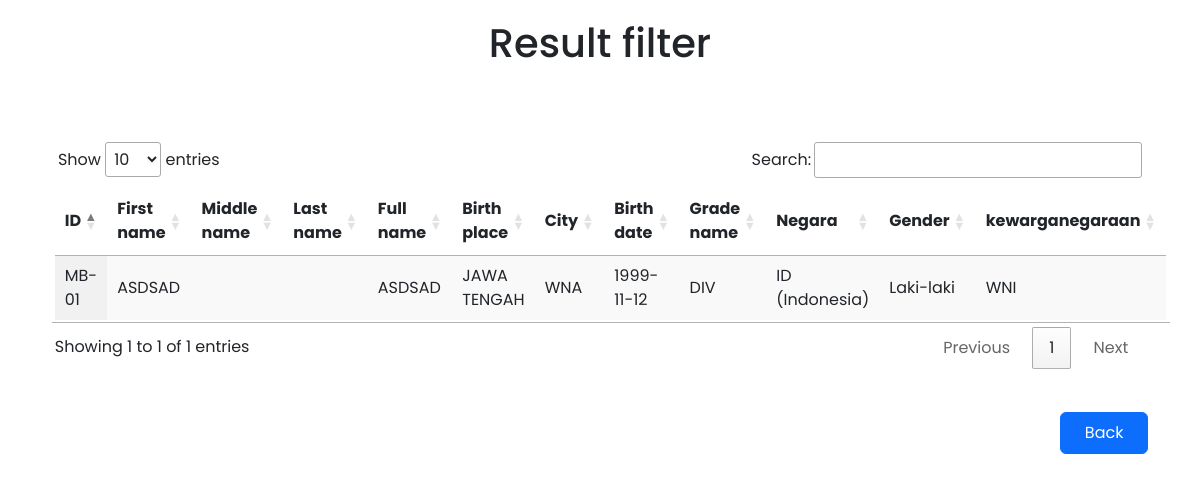
The page /filter_data_result.php?nik=MB-01 (signed in) on the database its author committed.
### tables this page shows
CREATE TABLE `hr_employee` (
  `id` int(11) NOT NULL,
  `nik` varchar(255) NOT NULL,
  `first_name` varchar(255) NOT NULL,
  `middle_name` varchar(255) NOT NULL,
  `last_name` varchar(255) NOT NULL,
  `birth_place` varchar(255) DEFAULT NULL,
  `regencies` varchar(255) NOT NULL,
  `birth_date` date NOT NULL,
  `grade_name` varchar(255) NOT NULL,
  `negara` varchar(255) NOT NULL,
  `gender` varchar(255) NOT NULL,
  `kewarganegaraan` varchar(255) NOT NULL,
  `gambar` varchar(255) DEFAULT NULL,
  `password` varchar(255) NOT NULL,
  `username` varchar(255) NOT NULL,
  `hr_name` varchar(255) NOT NULL,
  `email` varchar(255) DEFAULT NULL,
  `level` int(11) NOT NULL
);

CREATE TABLE `hr_provinces` (
  `id` char(2) NOT NULL,
  `name` varchar(255) NOT NULL
);

CREATE TABLE `hr_regencies` (
  `id` char(4) NOT NULL,
  `province_id` char(2) NOT NULL,
  `name` varchar(255) NOT NULL
);

CREATE TABLE `hr_position` (
  `position_id` int(11) NOT NULL,
  `position_name` varchar(255) NOT NULL,
  `position_level` varchar(255) NOT NULL,
  `parent_id` varchar(255) NOT NULL,
  `parent_path` varchar(255) NOT NULL
);

CREATE TABLE `hr_countries` (
  `name` varchar(100) NOT NULL,
  `abv` char(2) NOT NULL DEFAULT '' COMMENT 'ISO 3661-1 alpha-2',
  `abv3` char(3) DEFAULT NULL COMMENT 'ISO 3661-1 alpha-3',
  `abv3_alt` char(3) DEFAULT NULL,
  `code` char(3) DEFAULT NULL COMMENT 'ISO 3661-1 numeric',
  `slug` varchar(100) NOT NULL
);

### filter_data_result.php (the view, shortened to what this page needs)
<!DOCTYPE html>
<html lang="en">
<head>
    <link rel=" stylesheet" href="boostrapV5/bs5.css">
    <link rel="stylesheet" href="css/StylingFilter.css">
    <link rel="stylesheet" href="https://cdn.datatables.net/1.13.4/css/jquery.dataTables.css" />
</head>
<body>
    <div class="container">
        <div class="row">
            <div class="d-flex justify-content-center">
                <h1>
                    Result filter
                </h1>
            </div>
            <div class="col">
                <div class="data-table">
                    <table id="myTable" class="display responsive data-table">
                        <thead>
                            <tr>
                                <th>ID</th>
                                <th>First name</th>
                                <th>Middle name</th>
                                <th>Last name</th>
                                <th>Full name</th>
                                <th>Birth place</th>
                                <th>City</th>
                                <th>Birth date</th>
                                <th>Grade name</th>
                                <th>Negara</th>
                                <th>Gender</th>
                                <th>kewarganegaraan</th>
                            </tr>
                        </thead>
                        <tbody>
                            <?php
                            require_once 'koneksi.php';
                            $nik = $_GET['nik'];
                            $first_name = $_GET['first_name'];
                            $citizenship = $_GET['citizenship'];
                            $sql = "SELECT *, CONCAT(first_name, ' ', middle_name, ' ', last_name)
                            AS full_name, hr_provinces.name AS name_of_provinces, hr_employee.nik AS nik_of_employee,
                            hr_position.position_level AS position_level, hr_regencies.name AS name_of_city, hr_countries.name AS name_of_country
                            FROM hr_employee
                            JOIN hr_provinces ON hr_provinces.id = hr_employee.birth_place
                            JOIN hr_regencies ON hr_regencies.id = hr_employee.regencies
                            JOIN hr_position ON hr_position.position_id = hr_employee.grade_name
                            JOIN hr_countries ON hr_employee.negara = hr_countries.abv
                            ";
                            $filter = array();
                            if ($first_name !== "") {
                                $filter[] = "hr_employee.first_name LIKE '%$first_name%'";
                            }
                            if ($nik !== "") {
                                $filter[] = "hr_employee.nik LIKE '%$nik%'";
                            }
                            if ($citizenship !== "") {
                                $filter[] = "hr_employee.kewarganegaraan LIKE '%$citizenship%'";
                            }
                            if (count($filter) > 0) {
                                $sql .= " WHERE " . implode(" AND ", $filter);
                            }
                            $result = mysqli_query($koneksi, $sql);
                            if (mysqli_num_rows($result) > 0) {
                                while ($data = mysqli_fetch_assoc($result)) {
                            ?>
                                    <tr>
                                        <td><?php echo $data['nik'] ?></td>
                                        <td><?php echo $data['first_name'] ?></td>
                                        <td><?php echo $data['middle_name'] ?></td>
                                        <td><?php echo $data['last_name'] ?></td>
                                        <td><?php echo $data['full_name'] ?></td>
                                        <td><?php echo $data['name_of_provinces'] ?></td>
                                        <td><?php echo $data['name_of_city'] ?></td>
                                        <td><?php echo $data['birth_date'] ?></td>
                                        <td><?php echo $data['position_level'] ?></td>
                                        <td><?php echo $data['negara'] ?> (<?php echo $data['name_of_country'] ?>)</td>
                                        <td><?php echo $data['gender'] ?></td>
                                        <td><?php echo $data['kewarganegaraan'] ?></td>
                                    </tr>
                                <?php } ?>
                            <?php } ?>
                        </tbody>
                    </table>
                </div>
                <div class="d-flex justify-content-end button-back-result">
                    <a href="filter_data.php">
                        <button class="btn btn-primary">
                            Back
                        </button>
                    </a>
                </div>
            </div>
        </div>
    </div>
</body>
</html>

### css/StylingFilter.css (style rules this page uses)
* { margin: 0; padding: 0.2rem 0.2rem 0.1rem 0.2rem; box-sizing: border-box; font-family: 'Poppins', sans-serif; }
body { overflow-x: hidden; }
.container .row .col .data-table { margin-top: 3rem; }
.container .row .col .button-back-result { margin-top: 2rem; }
.container .row .col .button-back-result a button { padding: 0.5rem 1.5rem 0.5rem 1.5rem; }

### rows shown on the page
hr_employee: nik "MB-01", first_name "ASDSAD", full_name "ASDSAD", hr_provinces.name "JAWA TENGAH", hr_regencies.name "WNA", birth_date "1999-11-12", hr_position.position_level "DIV", negara "ID", hr_countries.name "Indonesia", gender "Laki-laki", kewarganegaraan "WNI"
